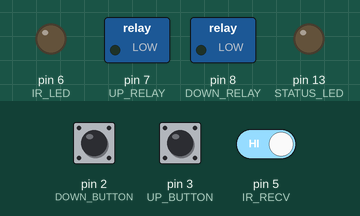
The sketch below on a simulated Arduino Uno, built with avr-gcc and run on an emulated ATmega328P. Parts: switched loads named in the sketch (green lamp = pin HIGH), output pins drawn as LEDs (lit = HIGH). Dashed ring = blinking. The test bench sets the inputs (shaded band); at power-on: pin 2 (DOWN_BUTTON) HIGH, pin 3 (UP_BUTTON) HIGH, pin 5 (IR_RECV) HIGH.

Above: at 1.2 s.
1.3 s: pin 2 (DOWN_BUTTON) pulled LOW for 0.15 s
At 2.5 s:
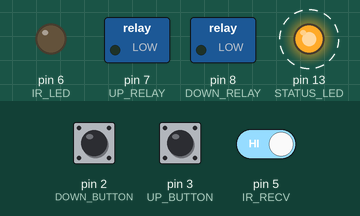
Timing chart, 0 to 10.3 s (numbered marks = the images above; inputs shaded):
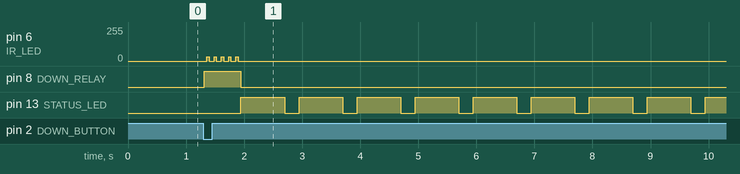

Measured:
- after the input at 1.3 s, pin 6 (IR_LED): alternates 33/255 for 0.04 s and 0/255 for 0.09 s, 10 changes in all, then stays 0/255, starting after 0.06 s; pin 8 (DOWN_RELAY): LOW → HIGH at once, → LOW 0.63 s later; pin 13 (STATUS_LED): alternates HIGH for 0.75 s and LOW for 0.25 s, starting after 0.65 s

The sketch:

ProjectorControl.ino
```cpp
/*
 * Saint Francis Projector Controller
 *
#define  SERIAL_OUTPUT
 */
#define  IR_RECV       5
#define  IR_LED        6
#define  STATUS_LED    13
#define  DOWN_BUTTON   2
#define  UP_BUTTON     3
#define  SOURCE_BUTTON 4
#define  UP_RELAY      7
#define  DOWN_RELAY    8
#define  LOWER_SECS    15
#define  RAISE_SECS    16

const int  irSpace  = 500;
const int  irOne    = 1500;
const int  irZero   = 500;
const int  irHdrHi  = 9000;
const int  irHdrLo  = 4500;
int irBit[]         = {irZero, irOne};
#define  IR_SLOP      100
#define  IR_TIMEOUT   irHdrHi*2
/*
 * Benq codes
 */
const word benqPre    = 0x000C;
const word benqOn     = 0xF20D;
const word benqOff    = 0x728D;
const word benqSource = 0x20DF;
const word benqComp   = 0x8A75;
const word benqVideo  = 0x4AB5;
const word benqSVideo = 0xF807;
const word benqHDMI1  = 0x1AE5;
const word benqHDMI2  = 0x9A65;
const word benqPC     = 0x827D;
/*
 * Cycle inputs
 */
word benqInputs[] = {benqPC, benqHDMI1};
byte benqSelIn    = 0;
#define  MAX_BENQ_INPUTS  2
/*
 * Screen position
 */
#define SCREEN_DOWN  1
#define  SCREEN_UP   0
byte screenPos = SCREEN_UP;

void setup()
{
#ifdef SERIAL_OUTPUT
  Serial.begin(115200);
  Serial.println("St. Francis Smart Projector Switch");
#endif
  digitalWrite(STATUS_LED, LOW);
  pinMode(STATUS_LED, OUTPUT);
  digitalWrite(IR_LED, LOW);
  pinMode(IR_LED, OUTPUT);
  pinMode(IR_RECV, INPUT);
  pinMode(UP_BUTTON, INPUT_PULLUP);
  pinMode(DOWN_BUTTON, INPUT_PULLUP);
  pinMode(SOURCE_BUTTON, INPUT_PULLUP);
  digitalWrite(UP_RELAY, LOW);
  digitalWrite(DOWN_RELAY, LOW);
  pinMode(UP_RELAY, OUTPUT);
  pinMode(DOWN_RELAY, OUTPUT);
#if 0
  int usec = 2;
  noInterrupts();
  while (usec > 0)
  {
    digitalWrite(IR_LED, HIGH);
    delayMicroseconds(1);
    digitalWrite(IR_LED, LOW);
    delayMicroseconds(2);
    usec++;
  }
#endif
}

void irWrite(int usec, byte val)
{
  /*
   * Write 38KHz for useconds
   */
  while (usec > 0)
  {
    digitalWrite(IR_LED, val);
    delayMicroseconds(1);
    digitalWrite(IR_LED, LOW);
    delayMicroseconds(2);
    usec -= 26;
  }
}
/*
 * Send BENQ IR sequence
 */
void benqWriteWord(word val)
{
  for (byte i = 0; i < 16; i++)
  {
    irWrite(irSpace, HIGH);
    irWrite(irBit[val & 0x8000 ? 1 : 0], LOW);
    val <<= 1;
  }
}
void benqSend(word code)
{
  /*
   * Send header
   */
  noInterrupts();
  irWrite(irHdrHi, HIGH);
  irWrite(irHdrLo, LOW);
  /*
   * Send code
   */
  benqWriteWord(benqPre);
  benqWriteWord(code);
  /*
   * Send trailer
   */
  irWrite(irSpace, HIGH);
  interrupts();
}
word benqRecv(void)
{
  word pulse;
  unsigned long bitstream;
  byte valid = true;
#ifdef SERIAL_OUTPUT
  word seq[34];
  byte count = 0;
#endif
  if (pulseIn(IR_RECV, LOW, IR_TIMEOUT) > irHdrHi/2)
  {
    bitstream = 0;
    while ((pulse = pulseIn(IR_RECV, HIGH, IR_TIMEOUT)))
    {
      if (pulse > (irOne-IR_SLOP) && pulse < (irOne+IR_SLOP))
        bitstream = (bitstream << 1) | 1;
      else if (pulse > (irZero-IR_SLOP) && pulse < (irZero+IR_SLOP))
        bitstream <<= 1;
      else
        valid = false;
#ifdef SERIAL_OUTPUT
      seq[count++] = pulse;
 #endif
    }
#ifdef SERIAL_OUTPUT
    Serial.print("0x"); Serial.println(bitstream, HEX);
    for (byte i = 0; i < count; i++)
         Serial.println(seq[i]);
#endif
    if (valid && (bitstream>>16) == benqPre)
      return (word)bitstream;
  }
  return 0;
}
void screenLower()
{
#ifdef SERIAL_OUTPUT
  Serial.println("Lower Screen...");
#endif
    digitalWrite(DOWN_RELAY, HIGH);
    for (byte i = 0; i < 5; i++)
    {
      benqSend(benqOn);
      delay(100);
    }
    digitalWrite(DOWN_RELAY, LOW);
    screenPos = SCREEN_DOWN;
}

void screenRaise()
{
#ifdef SERIAL_OUTPUT
  Serial.println("Raise Screen...");
#endif
    digitalWrite(UP_RELAY, HIGH);
    for (byte i = 0; i < 5; i++)
    {
      benqSend(benqOff);
      delay(100);
    }
    digitalWrite(UP_RELAY, LOW);
    screenPos = SCREEN_UP;
}

void loop()
{
  int i;
  word benqRepeat;

  /*
   * Repeat any IR commands
   */
  if ((benqRepeat = benqRecv()))
    benqSend(benqRepeat);
  /*
   * Check button status
   */
  if (digitalRead(DOWN_BUTTON) == LOW) // Down button pressed
  {
    if (screenPos == SCREEN_UP) // If screen up, then lower it
    {
      screenLower();
      for (i = 0; i < LOWER_SECS; i++)
      {
        digitalWrite(STATUS_LED, HIGH);
        delay(750);
        digitalWrite(STATUS_LED, LOW);
        delay(250);
      }
    }
    else  // Treat down button as source button when screen already down
    {
      digitalWrite(STATUS_LED, HIGH);
      benqSend(benqOn); // Turn it on in case it went to sleep
      delay(100);
      benqSend(benqOn);
      delay(100);
      benqSend(benqInputs[benqSelIn]);
      delay(100);
      benqSend(benqInputs[benqSelIn]);
      delay(100);
      if (++benqSelIn >= MAX_BENQ_INPUTS)
        benqSelIn = 0;
      digitalWrite(STATUS_LED, LOW);
      while (digitalRead(DOWN_BUTTON) == LOW); // Wait until down button released
    }
  }
  if (digitalRead(UP_BUTTON) == LOW) // Up button pressed
  {
    screenRaise();
    for (i = 0; i < RAISE_SECS; i++)
    {
      digitalWrite(STATUS_LED, HIGH);
      delay(250);
      digitalWrite(STATUS_LED, LOW);
      delay(750);
    }
  }
}
```
